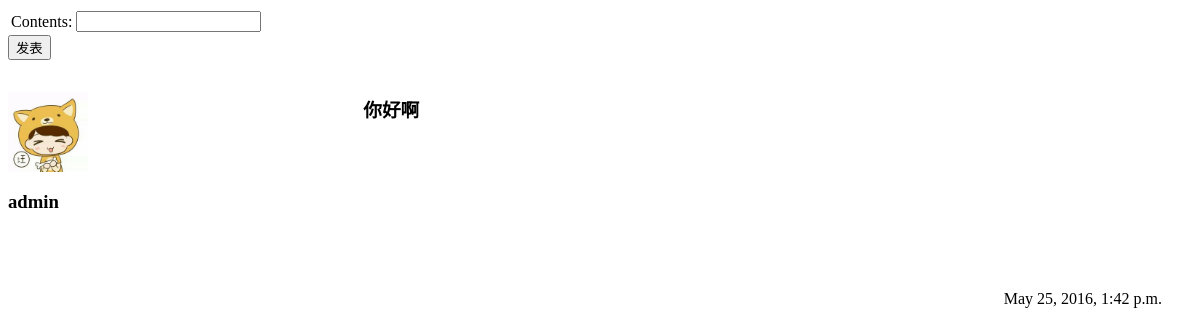
The page /share/discuss/ (signed in) on the database its author committed.
### share/models.py (models this page shows, shortened)
class Tribune(models.Model):
	user = models.ForeignKey(User)
	contents = models.CharField(max_length=500)
	date = models.DateTimeField(auto_now_add=True)

class UserProfile(models.Model):
	user=models.OneToOneField(User,unique=True,verbose_name=('用户'))
	realname = models.CharField(max_length=20,blank=True, null=True)
	phone = models.IntegerField(blank=True, null=True)
	birth_date = models.DateField('your birthday', blank=True, null=True)
	head = models.ImageField(upload_to ='static', blank=True, default='static/user.jpg')
	address = models.CharField(max_length=200,default='',blank=True, null=True)
	class Meta:
		db_table = 'share_userprofile'

### share/views.py (the view)
@login_required
def discuss(request):
	user = request.user
	bbs = Tribune.objects.order_by('date')
	if request.method == 'POST':
		form = BbsForm(request.POST)
		if form.is_valid():
			contents = form.cleaned_data['contents']
			date = datetime.datetime.now()
			Tribune.objects.update_or_create(user=user, contents=contents, date=date)
			return HttpResponse('success!')
	else:
		form = BbsForm()
		return render_to_response('share/discuss.html', RequestContext(request, {'form': form, 'bbs': bbs }))

### share/forms.py
class BbsForm(forms.Form):
	contents = forms.CharField(max_length=500)

### share/templates/share/discuss.html (shortened to what this page needs)
<head>
<link rel="stylesheet" type="text/css" href="../../static/css/bbs.css" />
</head>
<form method="POST">
<table>
<tr>
	<td>{{ form.contents.label_tag}}</td>
	<td>{{ form.contents }}</td>
</tr>
</table>
<input type="submit" value="发表" />
</form>
{% load staticfiles %}
{% for b in bbs %}
<div class="whole">
<div class="left">
	<p>
		<img src="../../{{ b.user.userprofile.head }}" height="80" width="80">
	</p>
	<p>
		<h3>{{ b.user.username }}</h3>
</div>
<div class="right">
	<p>
		<h3>{{ b.contents }}</h3>
	</p>
        <p class="l">{{ b.date }}</p>
</div>
</div>
{% endfor %}

### share/static/css/bbs.css (style rules this page uses)
.whole { width:100%; height:160px; float:left; }
.left { width:30%; height:150px; float:left; }
.right { width:70%; height:150px; float:left; }
.right .l { margin-top:150px; margin-right:30px; float:right; }

### rows shown on the page
Tribune: user.userprofile.head (picture), user.username "admin", contents "你好啊", date "May 25, 2016, 1:42 p.m."
